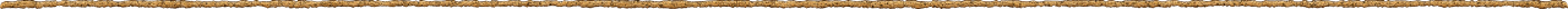
#> input picture _config/launcher/mockups/metals/frame_h_1.webp, 3840 x 24 px (shown at 1/3 size); its folder holds 4 pictures in this run; the run also reads 1 picture not shown here
$ python metal_closeups.py metals
#> lines starting #> are read from the running program, lines starting #| are printed output that depends on the picture
# Лист металлов каймы: только сами полосы, восемь горизонтальных, одна под другой, с номером и названием (18:40 «только линии металла открой
# на листе, 8 горизонтальных»). Полоса — начало metals/frame_h_N.webp (с углом), увеличенное в ZOOM раз, на тёмном фоне.
# Запуск: python -X utf8 metal_closeups.py <папка вывода>   → <папка>/metals_lines.webp (3840 в ширину)
# [NOT-TESTED]
import os, sys
from PIL import Image, ImageDraw, ImageFont

here = os.path.dirname(os.path.abspath(__file__))
folder = sys.argv[1]
NAMES = {1: 'медь-золото', 2: 'тёмная бронза с патиной', 3: 'чёрное железо', 4: 'ржавое железо',
         5: 'старое золото', 6: 'красная медь', 7: 'кованая сталь', 8: 'закопчённая латунь, светлые края'}
W, ZOOM = 3840, 3              # ширина листа; полоса — первые W/ZOOM пикселей, увеличенные в ZOOM раз
LABEL_H, GAP = 70, 50
font = ImageFont.truetype('C:/Windows/Fonts/segoeuib.ttf', 46)
strips = [Image.open(os.path.join(here, 'metals', f'frame_h_{n}.webp')).convert('RGBA') for n in NAMES]
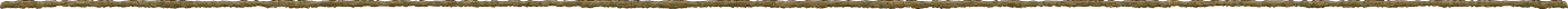
#> input picture _config/launcher/mockups/metals/frame_h_2.webp, 3840 x 24 px (shown at 1/3 size)
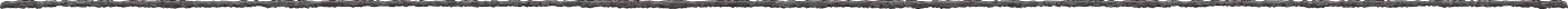
#> input picture _config/launcher/mockups/metals/frame_h_3.webp, 3840 x 24 px (shown at 1/3 size)
#> (the run stopped early here; a loop or call above may not have finished)
